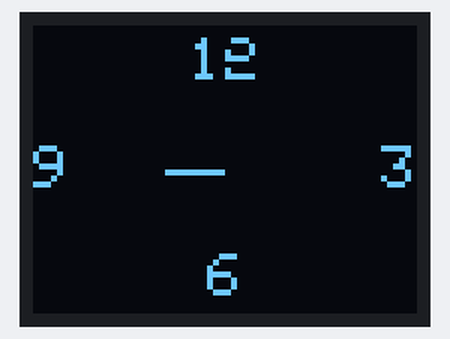
Bench run of a sketch on a simulated Arduino Uno, built with avr-gcc and run on an emulated ATmega328P. On the bench: 64×48 one-colour display.

Above: at 0.1 s.
At 5.1 s:
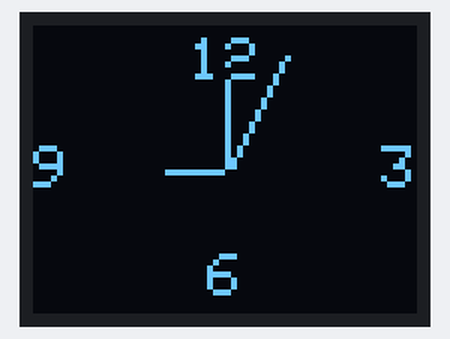
At 9.1 s:
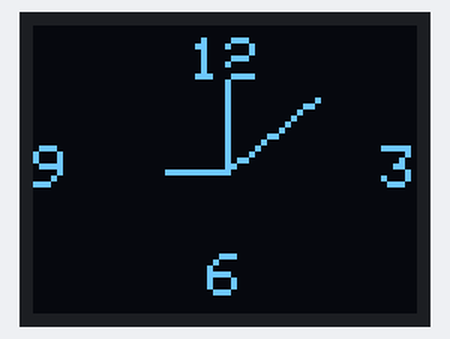
At 19.1 s:
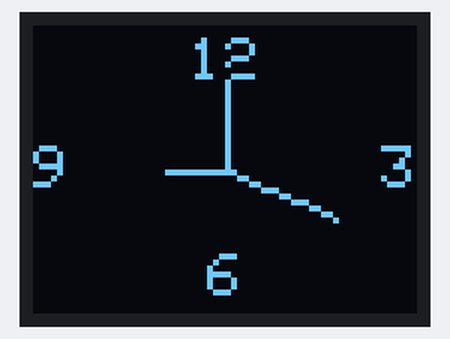
At 28.1 s:
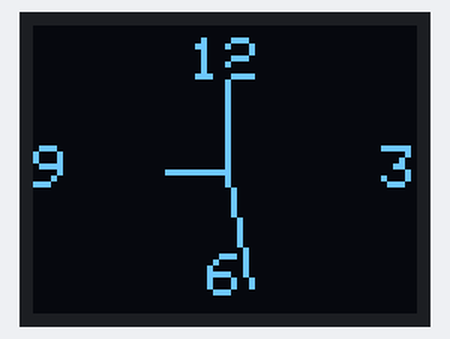
At 38.1 s:
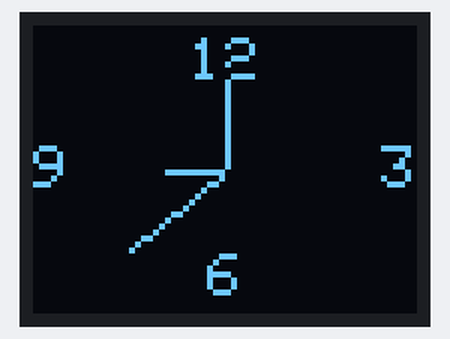

The sketch:

analog_clock.ino
```cpp
#include <MicroView.h>
#include <Time.h>

// Define how big the clock is. Don't make it larger than 23
// This is the radius of the clock:
#define CLOCK_SIZE 23

// Use these defines to set the clock's begin time
#define HOUR 21
#define MINUTE 00
#define SECOND 00
#define DAY 23
#define MONTH 11
#define YEAR 2018

const uint8_t maxW = uView.getLCDWidth();
const uint8_t midW = maxW/2;
const uint8_t maxH = uView.getLCDHeight();
const uint8_t midH = maxH/2;

void setup()
{
  // Set the time in the time library:
  setTime(HOUR, MINUTE, SECOND, DAY, MONTH, YEAR);

  uView.begin();    // set up the MicroView
  uView.clear(PAGE);// erase hardware memory inside the OLED
  uView.display();  // display the content in the buffer

  // Draw clock face (circle outline & text):
  drawFace();
}

void loop()
{
  drawTime();
}

void drawTime()
{
  static boolean firstDraw = false;
  static unsigned long mSec = millis() + 1000;
  static float degresshour, degressmin, degresssec,
               hourx, houry, minx, miny, secx, secy;
  // If mSec
  if (mSec != (unsigned long)second())
  {
    // First time draw requires extra line to set up XOR's:
    if (firstDraw)
    {
      uView.line(midW, midH, 32 + hourx, 24 + houry, WHITE, XOR);
      uView.line(midW, midH, 32 + minx, 24 + miny, WHITE, XOR);
      uView.line(midW, midH, 32 + secx, 24 + secy, WHITE, XOR);
    }
    // Calculate hour hand degrees:
    degresshour = (((hour() * 360) / 12) + 270) * (PI / 180);
    // Calculate minute hand degrees:
    degressmin = (((minute() * 360) / 60) + 270) * (PI / 180);
    // Calculate second hand degrees:
    degresssec = (((second() * 360) / 60) + 270) * (PI / 180);

    // Calculate x,y coordinates of hour hand:
    hourx = cos(degresshour) * (CLOCK_SIZE / 2.5);
    houry = sin(degresshour) * (CLOCK_SIZE / 2.5);
    // Calculate x,y coordinates of minute hand:
    minx = cos(degressmin) * (CLOCK_SIZE / 1.4);
    miny = sin(degressmin) * (CLOCK_SIZE / 1.4);
    // Calculate x,y coordinates of second hand:
    secx = cos(degresssec) * (CLOCK_SIZE / 1.1);
    secy = sin(degresssec) * (CLOCK_SIZE / 1.1);

    // Draw hands with the line function:
    uView.line(midW, midH, midW+hourx, midH+houry, WHITE, XOR);
    uView.line(midW, midH, midW+minx, midH+miny, WHITE, XOR);
    uView.line(midW, midH, midW+secx, midH+secy, WHITE, XOR);

    // Set firstDraw flag to true, so we don't do it again.
    firstDraw = true;

    // Actually draw the hands with the display() function.
    uView.display();
  }
}

// Draw the clock face. That includes the circle outline and
// the 12, 3, 6, and 9 text.
void drawFace()
{
  uView.setFontType(0); // set font type 0 (Smallest)

  uint8_t fontW = uView.getFontWidth();
  uint8_t fontH = uView.getFontHeight();

  //uView.setCursor(27, 0); // points cursor to x=27 y=0
  uView.setCursor(midW-fontW-1, midH-CLOCK_SIZE+1);
  uView.print(12);  // Print the "12"
  uView.setCursor(midW-(fontW/2)-1, midH+CLOCK_SIZE-fontH-1);
  uView.print(6);  // Print the "6"
  uView.setCursor(midW-CLOCK_SIZE+1-10, midH-fontH/2);
  uView.print(9);  // Print the "9"
  uView.setCursor(midW+CLOCK_SIZE-fontW-2+10, midH-fontH/2);
  uView.print(3);  // Print the "3"
  //uView.circle(midW-1, midH-1, CLOCK_SIZE);

  //Draw the clock
  uView.display();
}
```

Measured:
- what the display in image 1 shows lasts 1.0 s, from 5.0 s to 6.0 s
